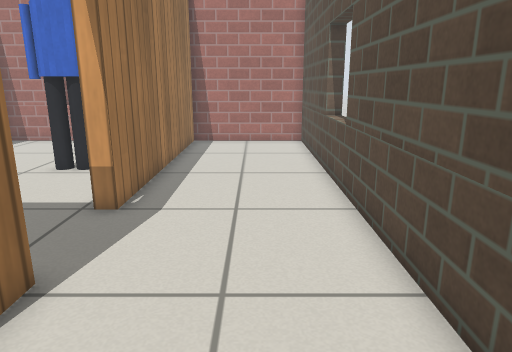
View 1 (above)

14 first-person views from a walk through a world built for the Gazebo simulator. The camera is 0.78 m above the floor, tilts 14° down and sees 70° across. Floor lines are 1 m apart. The floor is counted in squares, 0.25 m on a side. Each view is taken from the middle of a square. On the plan, view 1 faces up. The plan holds only what a view shows up to about 20 squares ahead; the rest is blank. The robots in the file are not drawn. Gazebo's built-in surfaces are drawn with simple patterns. Some stock models are drawn as simple stand-ins. Surface patterns are stand-ins for the level's own textures.

View 2
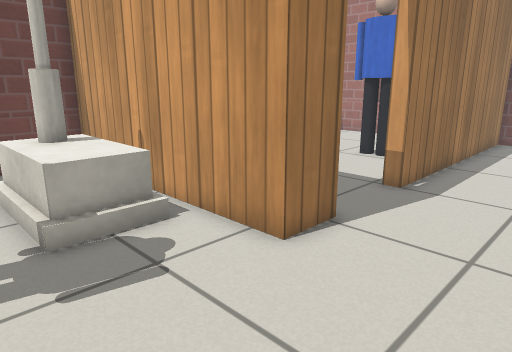

View 3
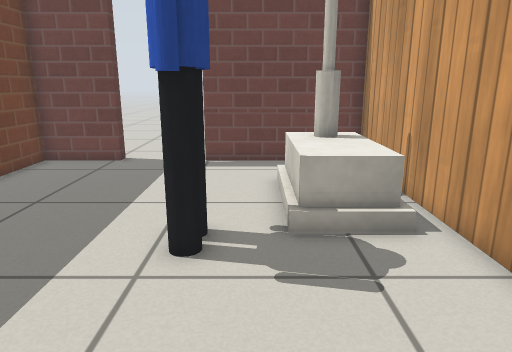

View 4
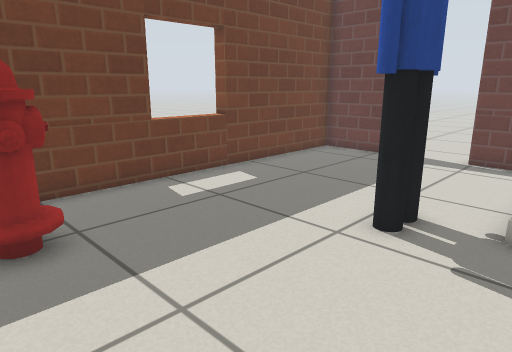

View 5
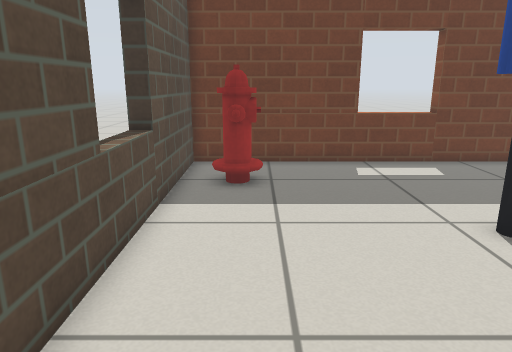

View 6
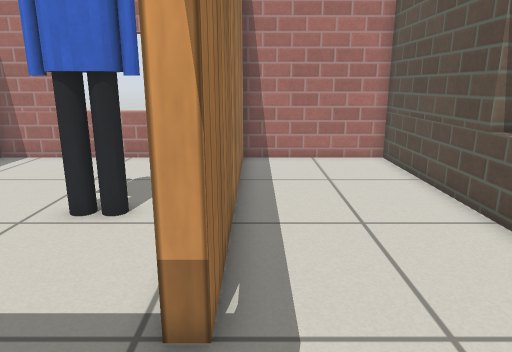

View 7
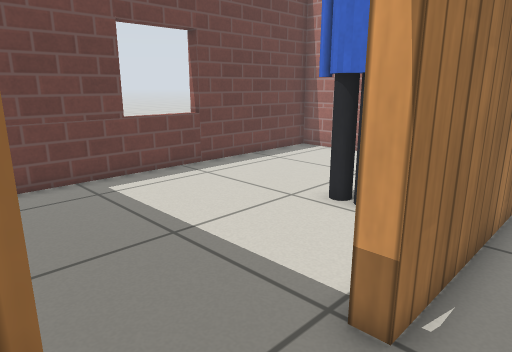

View 8
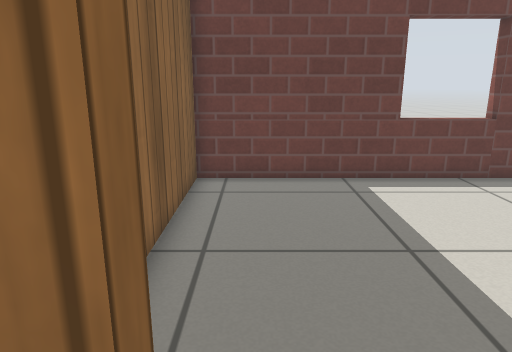

View 9
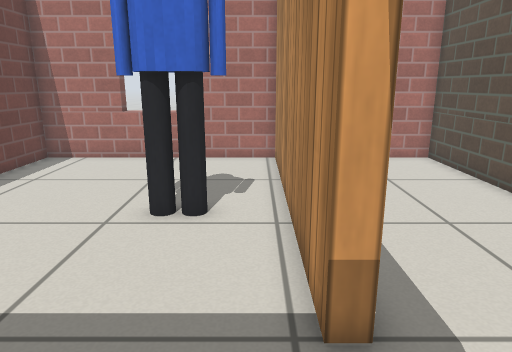

View 10
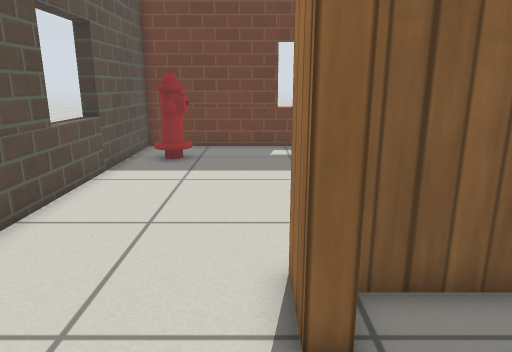

View 11
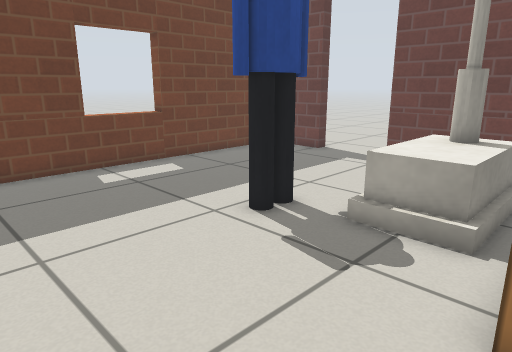

View 12
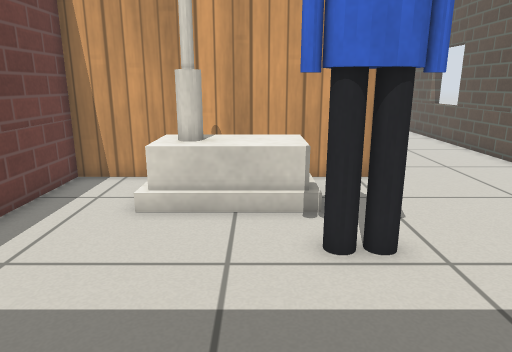

View 13
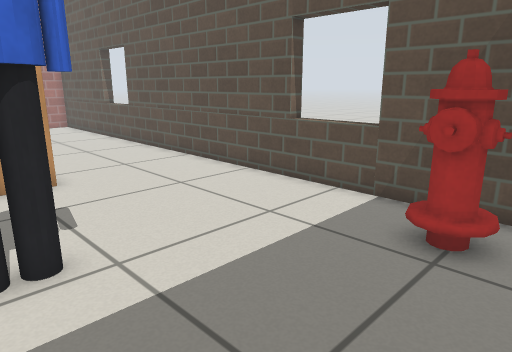

View 14
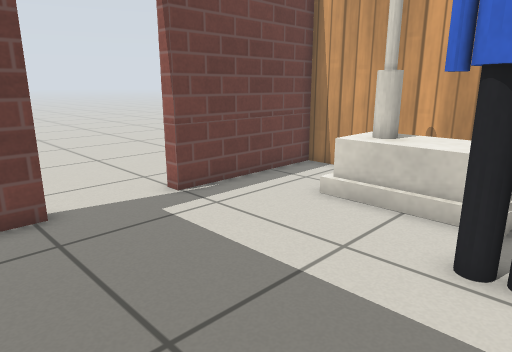

### Floor plan
Points are (right, up) in squares from view 1. A wall is a line through its corners. A room is listed if a view was taken in it or the views show most of it. See-through windows are left out.
Room 1 (views 1, 2, 3, 4, 5, 6, 7, 8, 10, 11, 12, 13, 14)
walls: (-3.6, 5.3) (-3.6, 3.4) (-14.2, 3.4) (-14.2, -3.1); (-14.2, -6.7) (-14.2, -9.9) (2.6, -9.9) (2.6, 20.9) (-3.6, 20.9) (-3.6, 8.9)
ways out: open door at (-4, 7.5) to room 2; open door at (-14.5, -5)
objects: house (-11, 0) to (-7, 2); person (-7, -3) to (-5, -2); fire hydrant (0, -8) to (1, -6)
Room 2 (view 9)
walls: (-4.2, 8.9) (-4.2, 20.9) (-14.2, 20.9) (-14.2, 4) (-4.5, 4)
ways out: open door at (-4, 7.5) to room 1
objects: person (-8, 13) to (-6, 14)

Where each view was taken, in squares from view 1:
view 1: 0 up, 0 right, facing up
view 2: 2 down, 1 right, facing up-left
view 3: 1 down, 1 right, facing left
view 4: 1 up, 2 right, facing down-left
view 5: 5 up, 0 right, facing down
view 6: 5 up, 3 left, facing up
view 7: 5 up, 2 left, facing up-left
view 8: 6 up, 2 left, facing left
view 9: 5 up, 5 left, facing up
view 10: 9 up, 3 left, facing down
view 11: 4 up, 1 right, facing down-left
view 12: 9 down, 8 left, facing up
view 13: 9 down, 7 left, facing up-right
view 14: 9 down, 5 left, facing up-left
